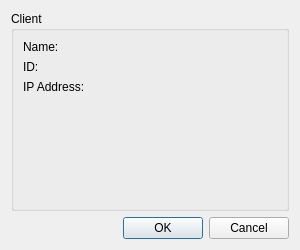
<?xml version="1.0" encoding="UTF-8"?>
<ui version="4.0">
 <class>ClientInfoDialog</class>
 <widget class="QDialog" name="ClientInfoDialog">
  <property name="geometry">
   <rect>
    <x>0</x>
    <y>0</y>
    <width>300</width>
    <height>250</height>
   </rect>
  </property>
  <property name="windowTitle">
   <string>Client Info</string>
  </property>
  <property name="windowIcon">
   <iconset resource="resources.qrc">
    <normaloff>:/assets/images/info.png</normaloff>:/assets/images/info.png</iconset>
  </property>
  <layout class="QVBoxLayout" name="verticalLayout">
   <item>
    <widget class="QGroupBox" name="groupBox">
     <property name="title">
      <string>Client</string>
     </property>
     <layout class="QFormLayout" name="formLayout">
      <item row="0" column="0">
       <widget class="QLabel" name="label">
        <property name="text">
         <string>Name:</string>
        </property>
       </widget>
      </item>
      <item row="0" column="1">
       <widget class="QLabel" name="lblName">
        <property name="text">
         <string/>
        </property>
       </widget>
      </item>
      <item row="1" column="0">
       <widget class="QLabel" name="label_3">
        <property name="text">
         <string>ID:</string>
        </property>
       </widget>
      </item>
      <item row="1" column="1">
       <widget class="QLabel" name="lblID">
        <property name="text">
         <string/>
        </property>
       </widget>
      </item>
      <item row="2" column="0">
       <widget class="QLabel" name="label_5">
        <property name="text">
         <string>IP Address:</string>
        </property>
       </widget>
      </item>
      <item row="2" column="1">
       <widget class="QLabel" name="lblAddress">
        <property name="text">
         <string/>
        </property>
       </widget>
      </item>
     </layout>
    </widget>
   </item>
   <item>
    <widget class="QDialogButtonBox" name="buttonBox">
     <property name="orientation">
      <enum>Qt::Horizontal</enum>
     </property>
     <property name="standardButtons">
      <set>QDialogButtonBox::Cancel|QDialogButtonBox::Ok</set>
     </property>
    </widget>
   </item>
  </layout>
 </widget>
 <resources>
  <include location="resources.qrc"/>
 </resources>
 <connections>
  <connection>
   <sender>buttonBox</sender>
   <signal>accepted()</signal>
   <receiver>ClientInfoDialog</receiver>
   <slot>accept()</slot>
   <hints>
    <hint type="sourcelabel">
     <x>248</x>
     <y>254</y>
    </hint>
    <hint type="destinationlabel">
     <x>157</x>
     <y>274</y>
    </hint>
   </hints>
  </connection>
  <connection>
   <sender>buttonBox</sender>
   <signal>rejected()</signal>
   <receiver>ClientInfoDialog</receiver>
   <slot>reject()</slot>
   <hints>
    <hint type="sourcelabel">
     <x>316</x>
     <y>260</y>
    </hint>
    <hint type="destinationlabel">
     <x>286</x>
     <y>274</y>
    </hint>
   </hints>
  </connection>
 </connections>
</ui>
